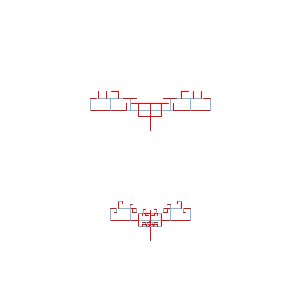
Frame 1 (no input)
Frame 60 (the mouse pressed at the canvas centre just before this capture): identical to frame 1, image omitted
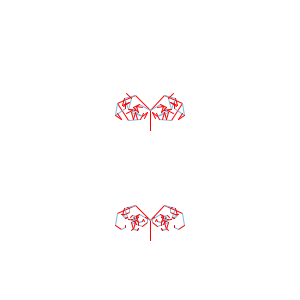
Frame 120 (the mouse held since frame 60 and released just before this capture)

The Processing sketch that drew these frames (run headless with seeded random() and noise(); from frame 60 on, the mouse is pressed at the canvas centre):

// Processing sketch: processing_16966
// ── processing_16966.pde

int counter;
int i;
int turns;
float angle;
float nextX;
float nextY;
float len;
float phi;
float coeff;
boolean increasing;

float x;
float y;

void setup() {  //setup function called initially, only once
  size(300, 300);
  background(255);  //set background white
  colorMode(RGB);   //set colors to Hue, Saturation, Brightness mode
  counter = 0;
  turns = 4;
  x = width/2;
  y  = height/2;
  angle = 0;
  len = 5;
  phi = 0;
  coeff = 2;
  increasing = true;
  
}

void draw() {  //draw function loops 
  

  //x= mouseX;
  //y = mouseY;
  
 background(255);
  
  
  
  
 i = 0;

turns = 6;



//drawSpiral(width/2-120,height/2,2 + mouseX/100, 20, PI/2,2,2);
//drawSpiralT(width/2-120,height/2,2 + mouseX/100, 20, PI/2,2,2);


drawSpiral(width/2,height/2 - 20,2 + mouseX/100, 20, PI/2,3,3);
drawSpiralT(width/2,height/2 - 20,2 + mouseX/100, 20, PI/2,3,3);

//drawSpiral(width-120,height/2,2 + mouseX/100, 20, PI/2,4,2);
//drawSpiralT(width/2-120,height/2,2 + mouseX/100, 20, PI/2,4,2);

drawSpiral(width/2,height- 60,2 + mouseX/100, 20, PI/2,5,2);
drawSpiralT(width/2,height - 60,2 + mouseX/100, 20, PI/2,5,2);







if( increasing){
   
phi = phi + 0.001;

} 


if ( !increasing ){
   phi = phi - 0.001;
}

if( phi > PI/3 ){
   phi = PI/3;
   increasing = false;
}

if( phi < -PI/3 ){
   phi = -PI/3;
   increasing = true;
   
}



coeff = coeff + 0.01;
   







}

void drawSpiral(float x, float y, int turns, float len, float angle, int depth,int depth2){
   
   if( depth % 2 == 0 ){
   stroke( 122,186,221);
   }
   else{
   stroke (255,0,0);
   }
   
   if(depth > 0){
      float nextX;
      float nextY;
      float nextAngle;
      
      nextX = x + len*cos(angle);
      nextY = y - len*sin(angle);
      
      line(x,y,nextX,nextY);
      
      nextAngle = angle + PI/(float)turns;
      
      //drawSpiral(nextX,nextY, turns +4, len/1.1, angle,depth-1);
      //drawSpiral(nextY ,nextX ,(turns  )  , len/1.1,-angle,depth-1);
      
      if( depth2 > 0) {
      drawSpiral(nextX ,nextY,turns  ,len,mouseY*angle/100 ,depth,depth2 -1);}
      //drawSpiral(nextX,nextY,-turns,len/1.1,-angle,depth-1);
      
      drawSpiral(nextX,nextY,turns,len/1.7,nextAngle ,depth-1,depth2);
   }
}


void drawSpiralT(float x, float y, int turns, float len, float angle, int depth,int depth2){
   
   if( depth % 2 == 0 ){
   stroke( 122,186,221);
   }
   else{
   stroke (255,0,0);
   }
   
   if(depth > 0){
      float nextX;
      float nextY;
      float nextAngle;
      
      nextX = x - len*cos(angle);
      nextY = y - len*sin(angle);
      
      line(x,y,nextX,nextY);
      
      nextAngle = angle + PI/(float)turns;
      
      //drawSpiral(nextX,nextY, turns +4, len/1.1, angle,depth-1);
      //drawSpiral(nextY ,nextX ,(turns  )  , len/1.1,-angle,depth-1);
      
      if( depth2 > 0) {
      drawSpiralT(nextX ,nextY,turns  ,len,mouseY*angle/100 ,depth,depth2 -1);}
      //drawSpiral(nextX,nextY,-turns,len/1.1,-angle,depth-1);
      
      drawSpiralT(nextX,nextY,turns,len/1.7,nextAngle ,depth-1,depth2);
   }
}
      
                   
                                
